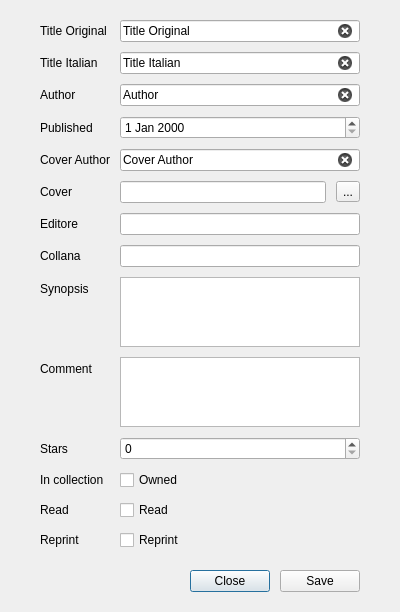
<?xml version="1.0" encoding="UTF-8"?>
<ui version="4.0">
 <class>BookEditor</class>
 <widget class="QDialog" name="BookEditor">
  <property name="geometry">
   <rect>
    <x>0</x>
    <y>0</y>
    <width>400</width>
    <height>607</height>
   </rect>
  </property>
  <layout class="QVBoxLayout" name="verticalLayout">
   <property name="spacing">
    <number>10</number>
   </property>
   <property name="leftMargin">
    <number>20</number>
   </property>
   <property name="topMargin">
    <number>10</number>
   </property>
   <property name="rightMargin">
    <number>20</number>
   </property>
   <property name="bottomMargin">
    <number>10</number>
   </property>
   <item>
    <layout class="QFormLayout" name="formLayout">
     <property name="horizontalSpacing">
      <number>10</number>
     </property>
     <property name="verticalSpacing">
      <number>10</number>
     </property>
     <property name="leftMargin">
      <number>20</number>
     </property>
     <property name="topMargin">
      <number>10</number>
     </property>
     <property name="rightMargin">
      <number>20</number>
     </property>
     <property name="bottomMargin">
      <number>10</number>
     </property>
     <item row="0" column="1">
      <widget class="QLineEdit" name="title_origEdit">
       <property name="text">
        <string>Title Original</string>
       </property>
       <property name="clearButtonEnabled">
        <bool>true</bool>
       </property>
      </widget>
     </item>
     <item row="3" column="1">
      <widget class="QDateEdit" name="date_pubEdit">
       <property name="date">
        <date>
         <year>2000</year>
         <month>1</month>
         <day>1</day>
        </date>
       </property>
      </widget>
     </item>
     <item row="12" column="1">
      <widget class="QCheckBox" name="ownedCheckbox">
       <property name="text">
        <string>Owned</string>
       </property>
      </widget>
     </item>
     <item row="1" column="1">
      <widget class="QLineEdit" name="title_itaEdit">
       <property name="text">
        <string>Title Italian</string>
       </property>
       <property name="clearButtonEnabled">
        <bool>true</bool>
       </property>
      </widget>
     </item>
     <item row="2" column="1">
      <widget class="QLineEdit" name="authorEdit">
       <property name="text">
        <string>Author</string>
       </property>
       <property name="clearButtonEnabled">
        <bool>true</bool>
       </property>
      </widget>
     </item>
     <item row="4" column="1">
      <widget class="QLineEdit" name="cover_authorEdit">
       <property name="text">
        <string>Cover Author</string>
       </property>
       <property name="clearButtonEnabled">
        <bool>true</bool>
       </property>
      </widget>
     </item>
     <item row="13" column="1">
      <widget class="QCheckBox" name="readCheckbox">
       <property name="text">
        <string>Read</string>
       </property>
      </widget>
     </item>
     <item row="14" column="1">
      <widget class="QCheckBox" name="reprintCheckbox">
       <property name="text">
        <string>Reprint</string>
       </property>
      </widget>
     </item>
     <item row="11" column="1">
      <widget class="QSpinBox" name="starsSpin">
       <property name="minimum">
        <number>0</number>
       </property>
       <property name="maximum">
        <number>5</number>
       </property>
      </widget>
     </item>
     <item row="0" column="0">
      <widget class="QLabel" name="label">
       <property name="text">
        <string>Title Original</string>
       </property>
      </widget>
     </item>
     <item row="1" column="0">
      <widget class="QLabel" name="label_2">
       <property name="text">
        <string>Title Italian</string>
       </property>
      </widget>
     </item>
     <item row="2" column="0">
      <widget class="QLabel" name="label_3">
       <property name="text">
        <string>Author</string>
       </property>
      </widget>
     </item>
     <item row="3" column="0">
      <widget class="QLabel" name="label_4">
       <property name="text">
        <string>Published</string>
       </property>
      </widget>
     </item>
     <item row="4" column="0">
      <widget class="QLabel" name="label_5">
       <property name="text">
        <string>Cover Author</string>
       </property>
      </widget>
     </item>
     <item row="9" column="0">
      <widget class="QLabel" name="label_6">
       <property name="text">
        <string>Synopsis</string>
       </property>
      </widget>
     </item>
     <item row="10" column="0">
      <widget class="QLabel" name="label_7">
       <property name="text">
        <string>Comment</string>
       </property>
      </widget>
     </item>
     <item row="11" column="0">
      <widget class="QLabel" name="label_8">
       <property name="text">
        <string>Stars</string>
       </property>
      </widget>
     </item>
     <item row="12" column="0">
      <widget class="QLabel" name="label_9">
       <property name="text">
        <string>In collection</string>
       </property>
      </widget>
     </item>
     <item row="13" column="0">
      <widget class="QLabel" name="label_10">
       <property name="text">
        <string>Read</string>
       </property>
      </widget>
     </item>
     <item row="14" column="0">
      <widget class="QLabel" name="label_11">
       <property name="text">
        <string>Reprint</string>
       </property>
      </widget>
     </item>
     <item row="9" column="1">
      <widget class="QTextEdit" name="synopsisEdit"/>
     </item>
     <item row="10" column="1">
      <widget class="QTextEdit" name="commentEdit"/>
     </item>
     <item row="6" column="0">
      <widget class="QLabel" name="label_12">
       <property name="text">
        <string>Cover</string>
       </property>
      </widget>
     </item>
     <item row="6" column="1">
      <layout class="QHBoxLayout" name="horizontalLayout_2">
       <item>
        <widget class="QLineEdit" name="coverEdit">
         <property name="readOnly">
          <bool>true</bool>
         </property>
        </widget>
       </item>
       <item>
        <widget class="QToolButton" name="coverButton">
         <property name="text">
          <string>...</string>
         </property>
        </widget>
       </item>
      </layout>
     </item>
     <item row="8" column="0">
      <widget class="QLabel" name="label_13">
       <property name="text">
        <string>Collana</string>
       </property>
      </widget>
     </item>
     <item row="8" column="1">
      <widget class="QLineEdit" name="collanaEdit"/>
     </item>
     <item row="7" column="0">
      <widget class="QLabel" name="label_14">
       <property name="text">
        <string>Editore</string>
       </property>
      </widget>
     </item>
     <item row="7" column="1">
      <widget class="QLineEdit" name="editoreEdit"/>
     </item>
    </layout>
   </item>
   <item>
    <layout class="QHBoxLayout" name="horizontalLayout">
     <property name="spacing">
      <number>10</number>
     </property>
     <property name="leftMargin">
      <number>20</number>
     </property>
     <property name="topMargin">
      <number>0</number>
     </property>
     <property name="rightMargin">
      <number>20</number>
     </property>
     <property name="bottomMargin">
      <number>10</number>
     </property>
     <item>
      <spacer name="horizontalSpacer">
       <property name="orientation">
        <enum>Qt::Horizontal</enum>
       </property>
       <property name="sizeHint" stdset="0">
        <size>
         <width>40</width>
         <height>20</height>
        </size>
       </property>
      </spacer>
     </item>
     <item>
      <widget class="QPushButton" name="closeButton">
       <property name="text">
        <string>Close</string>
       </property>
      </widget>
     </item>
     <item>
      <widget class="QPushButton" name="saveButton">
       <property name="text">
        <string>Save</string>
       </property>
      </widget>
     </item>
    </layout>
   </item>
  </layout>
 </widget>
 <resources/>
 <connections/>
</ui>
